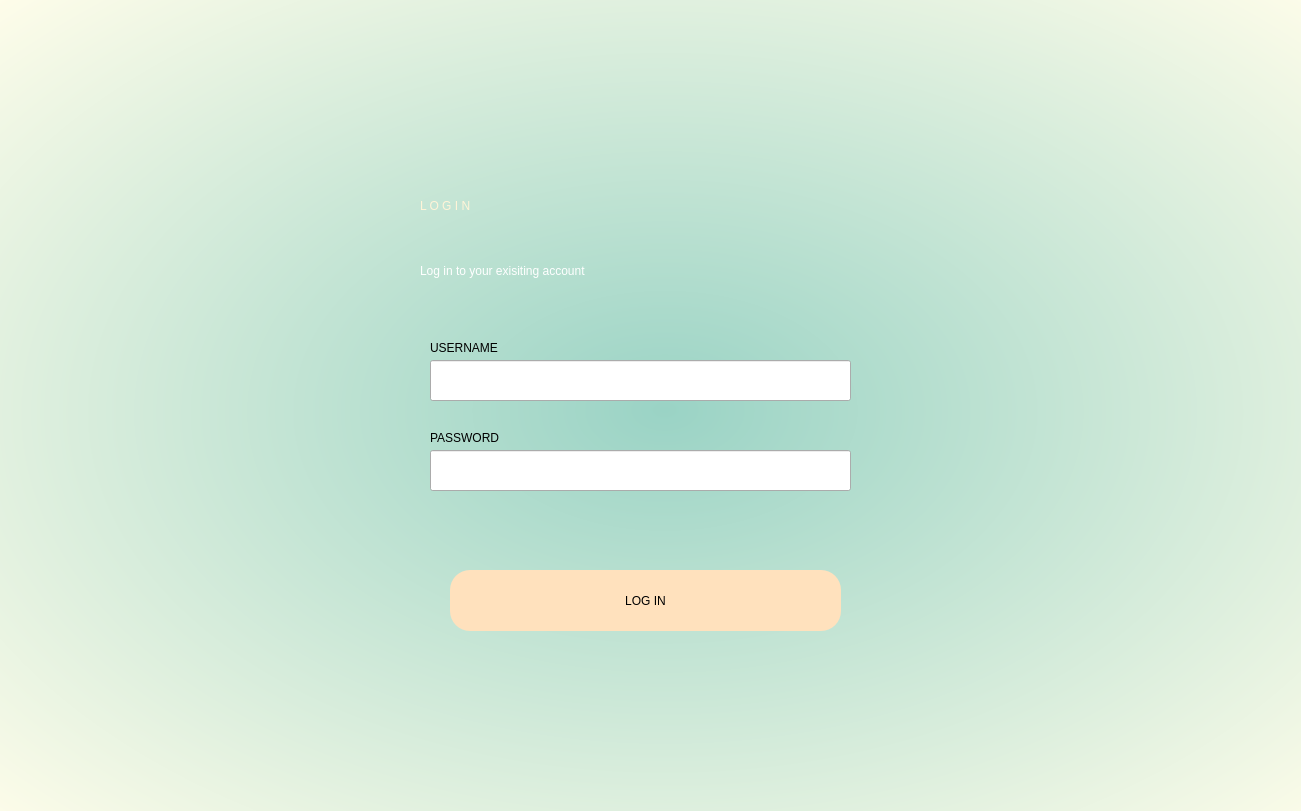
<?xml version="1.0" encoding="UTF-8"?>
<ui version="4.0">
 <class>Dialog</class>
 <widget class="QDialog" name="Dialog">
  <property name="geometry">
   <rect>
    <x>0</x>
    <y>0</y>
    <width>1301</width>
    <height>811</height>
   </rect>
  </property>
  <property name="windowTitle">
   <string>Dialog</string>
  </property>
  <widget class="QWidget" name="widget" native="true">
   <property name="geometry">
    <rect>
     <x>0</x>
     <y>0</y>
     <width>1301</width>
     <height>811</height>
    </rect>
   </property>
   <property name="styleSheet">
    <string notr="true">QWidget#widget{
background-color:qradialgradient(spread:pad, cx:0.512, cy:0.511364, radius:0.73, fx:0.511, fy:0.505364, stop:0 rgba(154, 211, 197, 255), stop:1 rgba(255, 253, 234, 255));}</string>
   </property>
   <widget class="QLabel" name="label">
    <property name="geometry">
     <rect>
      <x>420</x>
      <y>120</y>
      <width>541</width>
      <height>171</height>
     </rect>
    </property>
    <property name="styleSheet">
     <string notr="true">font: 78pt &quot;Century Gothic&quot;; color:rgb(255, 244, 216)</string>
    </property>
    <property name="text">
     <string>L O G I N</string>
    </property>
   </widget>
   <widget class="QLabel" name="label_2">
    <property name="geometry">
     <rect>
      <x>420</x>
      <y>240</y>
      <width>451</width>
      <height>61</height>
     </rect>
    </property>
    <property name="styleSheet">
     <string notr="true">font: 18pt &quot;Lemon/Milk&quot;;color:rgb(255, 255, 255)</string>
    </property>
    <property name="text">
     <string>Log in to your exisiting account</string>
    </property>
   </widget>
   <widget class="QPushButton" name="login">
    <property name="geometry">
     <rect>
      <x>450</x>
      <y>570</y>
      <width>391</width>
      <height>61</height>
     </rect>
    </property>
    <property name="styleSheet">
     <string notr="true">border-radius: 20px;
background-color:rgb(255, 225, 189);
font: 75 18pt &quot;MS Shell Dlg 2&quot;;</string>
    </property>
    <property name="text">
     <string>LOG IN</string>
    </property>
   </widget>
   <widget class="QLineEdit" name="userfield">
    <property name="geometry">
     <rect>
      <x>430</x>
      <y>360</y>
      <width>421</width>
      <height>41</height>
     </rect>
    </property>
   </widget>
   <widget class="QLineEdit" name="passwordfield">
    <property name="geometry">
     <rect>
      <x>430</x>
      <y>450</y>
      <width>421</width>
      <height>41</height>
     </rect>
    </property>
   </widget>
   <widget class="QLabel" name="label_3">
    <property name="geometry">
     <rect>
      <x>430</x>
      <y>340</y>
      <width>121</width>
      <height>16</height>
     </rect>
    </property>
    <property name="styleSheet">
     <string notr="true">font: 12pt &quot;MS Shell Dlg 2&quot;;</string>
    </property>
    <property name="text">
     <string>USERNAME</string>
    </property>
   </widget>
   <widget class="QLabel" name="label_4">
    <property name="geometry">
     <rect>
      <x>430</x>
      <y>430</y>
      <width>151</width>
      <height>16</height>
     </rect>
    </property>
    <property name="styleSheet">
     <string notr="true">font: 12pt &quot;MS Shell Dlg 2&quot;;</string>
    </property>
    <property name="text">
     <string>PASSWORD</string>
    </property>
   </widget>
   <widget class="QLabel" name="error1">
    <property name="geometry">
     <rect>
      <x>400</x>
      <y>510</y>
      <width>471</width>
      <height>41</height>
     </rect>
    </property>
    <property name="styleSheet">
     <string notr="true">font: 75 italic 12pt &quot;Century Gothic&quot;;color:red;</string>
    </property>
    <property name="text">
     <string/>
    </property>
   </widget>
  </widget>
 </widget>
 <resources/>
 <connections/>
</ui>
